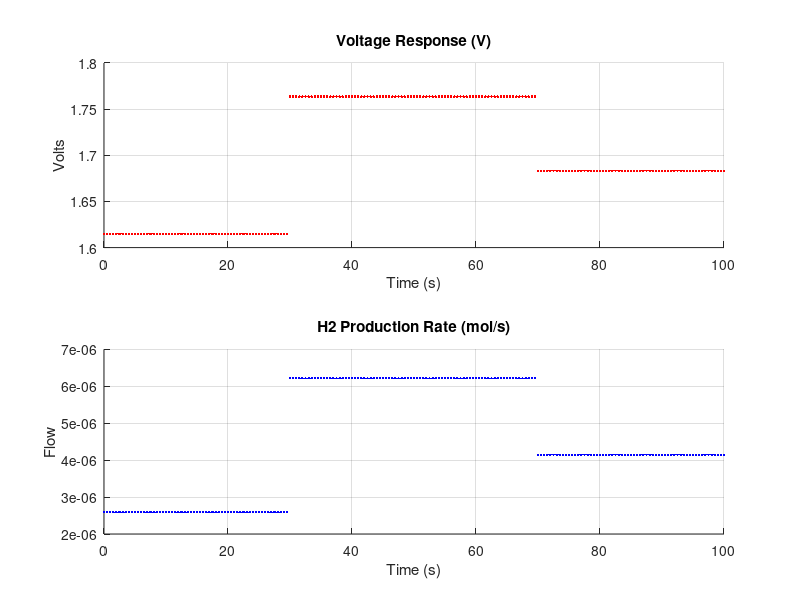

This figure's MATLAB source:
%% Dynamic PEM Electrolyzer Control
clear; clc;

% --- Pile Constants (Horizon Auto Cell) ---
n = 1;              % 1 cell
A = 5.3;            % cm^2
F = 96485;          % Faraday Constant
R_int = 0.15;       % Internal Resistance (Adjustable)

% --- Setup Live Plot ---
figure('Name', 'Horizon PEM Live Monitor', 'Color', 'w');
h1 = subplot(2,1,1); grid on; hold on;
title('Voltage Response (V)'); xlabel('Time (s)'); ylabel('Volts');
h2 = subplot(2,1,2); grid on; hold on;
title('H2 Production Rate (mol/s)'); xlabel('Time (s)'); ylabel('Flow');

% --- Dynamic Simulation Loop ---
total_time = 100; % seconds
dt = 0.5;         % time step

for t = 0:dt:total_time
    % 1. SIMULATE DYNAMIC INPUTS (You can change these values manually here)
    if t < 30
        Intensity = 0.5;   % Low Power phase
        Water_Qty = 1.0;
    elseif t < 70
        Intensity = 1.2;   % High Power phase (Stress test)
        Water_Qty = 2.0;   % Increase water to cool/hydrate
    else
        Intensity = 0.8;   % Recovery phase
        Water_Qty = 1.0;
    end

    % 2. ELECTROCHEMICAL CALCULATIONS
    % V = E_rev + I*R + Activation_Loss
    V_rev = 1.229; 
    V_stack = n * (V_rev + (Intensity * R_int) + 0.05 * log(Intensity/0.001));

    % H2 Production (Faraday's Law)
    H2_flow = (n * Intensity) / (2 * F);

    % 3. UPDATE LIVE PLOTS
    plot(h1, t, V_stack, 'r.');
    plot(h2, t, H2_flow, 'b.');
    drawnow limitrate; % Forces MATLAB to update the UI

    pause(0.05); % Slows down simulation so you can watch it
end
